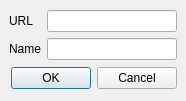
<?xml version="1.0" encoding="UTF-8"?>
<ui version="4.0">
 <class>AddStreamingMediaDialog</class>
 <widget class="QDialog" name="AddStreamingMediaDialog">
  <property name="geometry">
   <rect>
    <x>0</x>
    <y>0</y>
    <width>186</width>
    <height>101</height>
   </rect>
  </property>
  <property name="windowTitle">
   <string>Dialog</string>
  </property>
  <layout class="QVBoxLayout" name="verticalLayout_3">
   <property name="margin">
    <number>9</number>
   </property>
   <item>
    <layout class="QHBoxLayout" name="horizontalLayout">
     <item>
      <layout class="QVBoxLayout" name="verticalLayout_2">
       <item>
        <widget class="QLabel" name="urlLabel">
         <property name="text">
          <string>URL</string>
         </property>
        </widget>
       </item>
       <item>
        <widget class="QLabel" name="nameLabel">
         <property name="text">
          <string>Name</string>
         </property>
        </widget>
       </item>
      </layout>
     </item>
     <item>
      <layout class="QVBoxLayout" name="verticalLayout">
       <item>
        <widget class="QLineEdit" name="urlEdit"/>
       </item>
       <item>
        <widget class="QLineEdit" name="nameEdit"/>
       </item>
      </layout>
     </item>
    </layout>
   </item>
   <item>
    <widget class="QDialogButtonBox" name="buttonBox">
     <property name="orientation">
      <enum>Qt::Horizontal</enum>
     </property>
     <property name="standardButtons">
      <set>QDialogButtonBox::Cancel|QDialogButtonBox::Ok</set>
     </property>
    </widget>
   </item>
  </layout>
 </widget>
 <resources/>
 <connections>
  <connection>
   <sender>buttonBox</sender>
   <signal>accepted()</signal>
   <receiver>AddStreamingMediaDialog</receiver>
   <slot>accept()</slot>
   <hints>
    <hint type="sourcelabel">
     <x>248</x>
     <y>254</y>
    </hint>
    <hint type="destinationlabel">
     <x>157</x>
     <y>274</y>
    </hint>
   </hints>
  </connection>
  <connection>
   <sender>buttonBox</sender>
   <signal>rejected()</signal>
   <receiver>AddStreamingMediaDialog</receiver>
   <slot>reject()</slot>
   <hints>
    <hint type="sourcelabel">
     <x>316</x>
     <y>260</y>
    </hint>
    <hint type="destinationlabel">
     <x>286</x>
     <y>274</y>
    </hint>
   </hints>
  </connection>
 </connections>
</ui>
